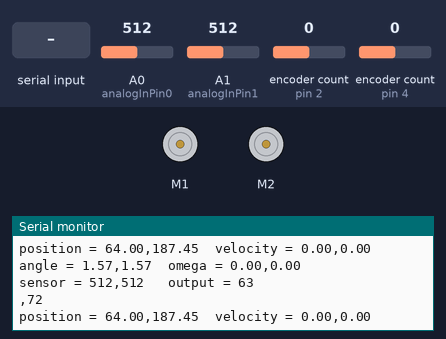
This sketch was run on a simulated Arduino Uno, built with avr-gcc and run on an emulated ATmega328P. Parts: 2 × DC motor (green arrow = forward, orange = backward, longer = faster), the last lines printed to the serial monitor. The inputs (shaded band) are chosen by the test bench; at power-on: A0 (analogInPin0) = 512, A1 (analogInPin1) = 512, encoder count (sensors on pin 2, pin 4) 0.

Above: at 1.2 s.
1.3 s: "90,45\n" received over Serial
At 2.5 s:
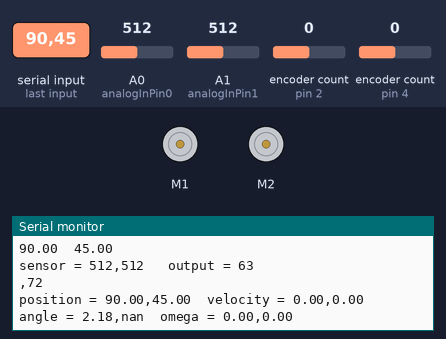
2.8 s: "5\n" received over Serial
At 3.7 s:
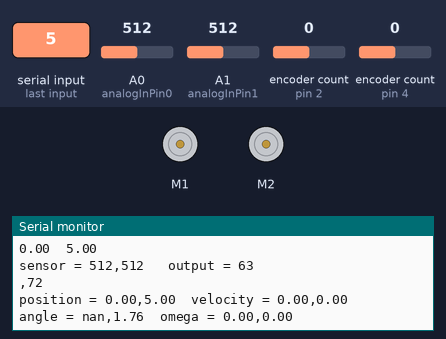
5.8 s: "30,150\n" received over Serial
At 6.3 s:
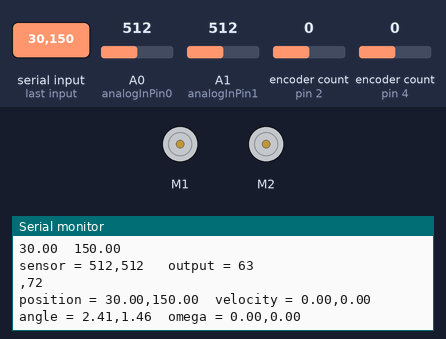
Timing chart, 0 to 8.8 s (numbered marks = the images above; inputs shaded):
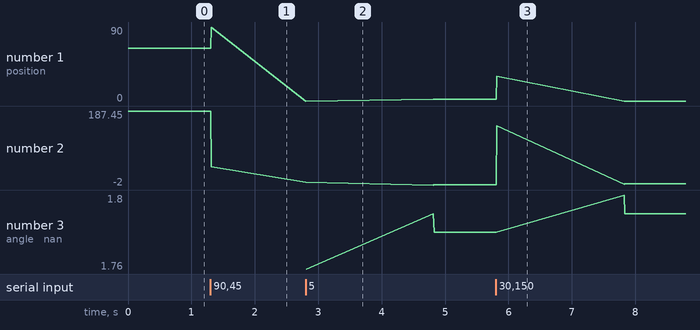

Measured:
- after the input at 1.3 s, the serial monitor: prints a new line at once (image 1)
- after the input at 2.8 s, the serial monitor: prints a new line at once (image 2)
- after the input at 5.8 s, the serial monitor: prints a new line at once (image 3)
- plotted number 1: 64 → 90 after the input at 1.3 s, 90 → 2 after the input at 2.8 s
- plotted number 2: 187.45 → 45 after the input at 1.3 s, 45 → -1 after the input at 2.8 s, -1 → 1 after the input at 5.8 s

The sketch:

scara_2.ino
```cpp
#include "DualVNH5019MotorShield.h"
#include "math.h"
#include <Encoder.h>

#define PI 3.14159265359
#define GEAR_RATIO 159
#define PULSE_PER_ROUND 2000
#define RAD_TO_PULSE GEAR_RATIO*PULSE_PER_ROUND/PI
#define RAD_PER_SECVOLT 456/60

DualVNH5019MotorShield md;
Encoder encoder1(2, 3);
Encoder encoder2(4, 5);

void stopIfFault()
{
  if (md.getM1Fault())
  {
    Serial.println("M1 fault");
    while(1);
  }
  if (md.getM2Fault())
  {
    Serial.println("M2 fault");
    while(1);
  }
}

void setup()
{
  Serial.begin(115200);
  Serial.println("Dual VNH5019 Motor Shield");
  md.init();
}

const int analogInPin0 = A0;  // Analog input pin that the potentiometer is attached to
const int analogInPin1 = A1;

int sensorValue0 = 0;        // value read from the pot
int sensorValue1 = 0;
int outputValue0 = 0;        // value output to the PWM (analog out)
int outputValue1 = 0;

///////////////////////////////////////////////////////
/////                  My Program                 /////
///////////////////////////////////////////////////////

//constant
float l1 = 72;
float l2 = 132;
float d = 128;

//initial variable
float c,e,delta,psi,gamma,epsilon;
float dx,dy,dc,de,ddelta,dpsi,dgamma,depsilon,dalpha,dbeta;

//assume alpha = beta = pi/2
float alpha = 90;
float beta = 90;

float x = d/2;
float y = l1 + sqrt(l2*l2 - d*d/4);

int alpha_speed,beta_speed;
int prev_millis = 0;
int this_millis = 0;

float kp = 6.0;
float kd = 1.3;

long alpha_this_error = 0;
long beta_this_error = 0;

long alpha_prev_error = 0;
long beta_prev_error = 0;

long alpha_pulse = 0;
long beta_pulse = 0;
unsigned char alpha_result,beta_result;

void loop() {
  //////////////////////// millis ///////////////////////////////
  prev_millis = this_millis;
  this_millis = millis();
  //////////////////////// analog ///////////////////////////////
  // read the analog in value:
  sensorValue0 = analogRead(analogInPin0);
  sensorValue1 = analogRead(analogInPin1);

  // map it to the range of the analog out:
  outputValue0 = map(sensorValue0, 0, 1023, -400, 400)+63;
  outputValue1 = map(sensorValue1, 0, 1023, -400, 400)+72;

  //filter
  if (outputValue0 < 2 && outputValue0 > -2)outputValue0 = 0;
  if (outputValue1 < 2 && outputValue1 > -2)outputValue1 = 0;

  ////////////////////// compute ////////////////////////
  if(Serial.available()) {
    x = Serial.parseFloat();
    y = Serial.parseFloat();

    Serial.print(x);
    Serial.print("\t");
    Serial.println(y);
  }

  x += outputValue0*(this_millis - prev_millis)/10000;
  y += outputValue1*(this_millis - prev_millis)/10000;
  //position
  c = sqrt(x*x + y*y);
  e = sqrt((d-x)*(d-x) + y*y);

  delta = atan(y/x);
  psi = atan(y/(d-x));

  gamma = acos((c*c - l2*l2 + l1*l1)/(2*l1*c));
  epsilon = acos((e*e - l2*l2 + l1*l1)/(2*l1*e));

  alpha = delta + gamma;
  beta = PI - psi - epsilon;

  ///////////////////////// encoder /////////////////////////
  alpha_result = encoder1.read();
  beta_result = encoder2.read();

  ///////////////////////// PD //////////////////////////////
  alpha_this_error = alpha*RAD_TO_PULSE - alpha_pulse;
  alpha_speed = kp * alpha_this_error + kd * (alpha_this_error - alpha_prev_error);
  alpha_prev_error = alpha_this_error;
  alpha_speed = map(alpha_speed/RAD_TO_PULSE/RAD_PER_SECVOLT,-12,12,-400,400);

  beta_this_error = beta*RAD_TO_PULSE - beta_pulse;
  beta_speed = kp * beta_this_error + kd * (beta_this_error - beta_prev_error);
  beta_prev_error = beta_this_error;
  beta_speed = map(beta_speed/RAD_TO_PULSE/RAD_PER_SECVOLT,-12,12,-400,400);
  /////////////////////////// Motor /////////////////////////////
  md.setSpeeds((int)(alpha_speed), (int)(beta_speed));
  stopIfFault();

  ///////////////////////// Serial ///////////////////////////

  //analog
  Serial.print("sensor = " );
  Serial.print(sensorValue0);
  Serial.print(",");
  Serial.print(sensorValue1);
  Serial.print("\t output = ");
  Serial.println(outputValue0);
  Serial.print(",");
  Serial.println(outputValue1);


  Serial.print("position = ");
  Serial.print(x);
  Serial.print(",");
  Serial.print(y);
  Serial.print("\tvelocity = ");
  Serial.print(dx);
  Serial.print(",");
  Serial.println(dy);


  Serial.print("angle = ");
  Serial.print(alpha);
  Serial.print(",");
  Serial.print(beta);
  Serial.print("\tomega = ");
  Serial.print(dalpha);
  Serial.print(",");
  Serial.println(dbeta);

  // wait 2 milliseconds before the next loop
  // for the analog-to-digital converter to settle
  // after the last reading:
  //delay(2);
}
```
